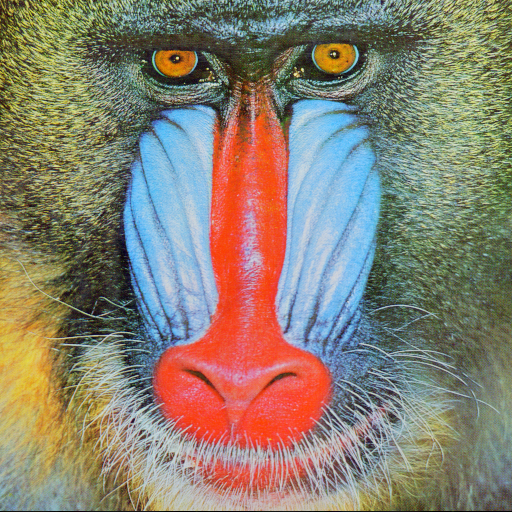
#> input picture images/mandrill.png, 512 x 512 px
$ python main.py
#> lines starting #> are read from the running program, lines starting #| are printed output that depends on the picture
import math
from PIL import Image

outwidth = 64

img = Image.open('images/mandrill.png')
#> img is the input picture: PIL image 512x512 RGB; mean R, G, B 137.4, 128.9, 113.1
width, height = img.size
#> width = 512; height = 512

outheight = int(math.ceil(width * height) / outwidth)
#> outheight = 4096
out = Image.new('RGB', (outwidth, outheight), "black")
#> out: PIL image 64x4096 RGB; every value is 0
pixels = img.getdata()
outpixels = out.load()  # create the pixel map
for i in xrange(len(pixels)):
    x = i % outwidth
    y = int(math.floor(i / outwidth))
    outpixels[x, y] = pixels[i]

print (outwidth, outheight)
#| 64 4096
out.show()
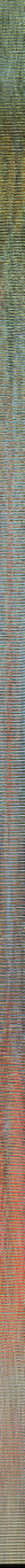
#> shown: PIL image 64x4096 RGB (shown at 1/3 size); mean R, G, B 137.4, 128.9, 113.1
